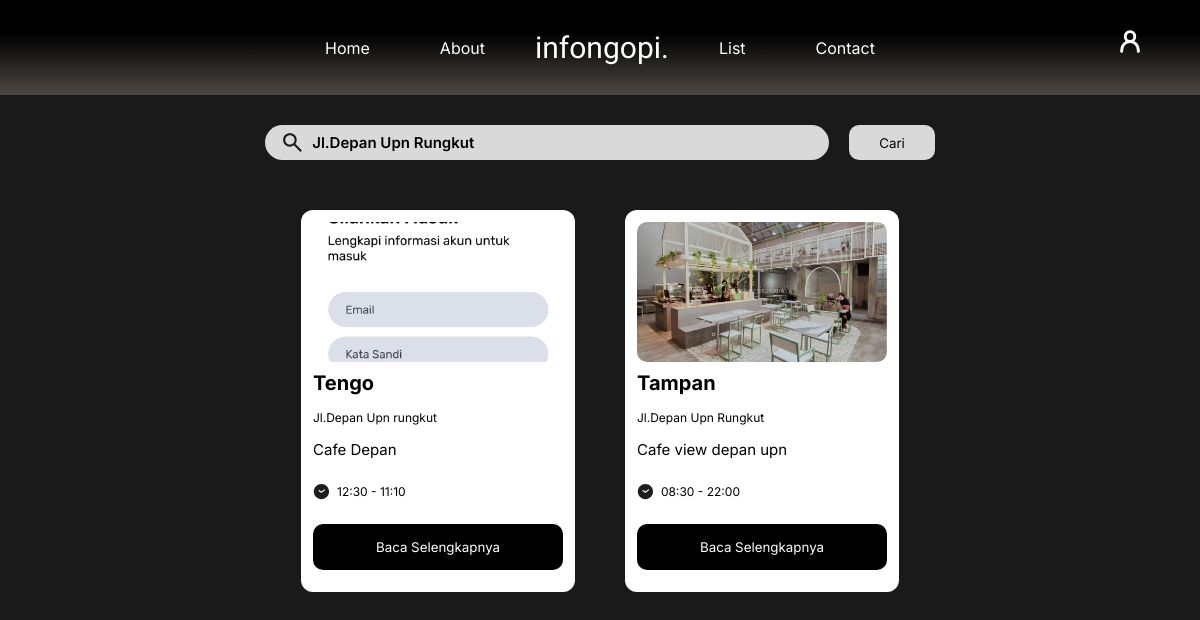
The app's page /pages/cafe.php?cari=Jl.Depan Upn Rungkut (signed in) with its own data.
### tables this page shows
CREATE TABLE `cafe` (
  `id` varchar(255) NOT NULL,
  `nama` varchar(255) NOT NULL,
  `foto` varchar(255) DEFAULT NULL,
  `lokasi` varchar(255) NOT NULL,
  `deskripsi` mediumtext,
  `pro` text,
  `cons` text,
  `jam_buka` varchar(255) NOT NULL,
  `jam_tutup` varchar(255) NOT NULL,
  `instagram` varchar(255) DEFAULT NULL
);

### pages/cafe.php (the view, shortened to what this page needs)
<?php
include "../db/koneksi.php";
?>
<!DOCTYPE html>
<html lang="en">
<head>
    <link rel="stylesheet" href="./style/cafe.css">
</head>
<body>
    <div class="navbar">
        <ul class="menu">
            <li><a href="../index.php">Home</a></li>
            <li><a href="./about.php">About</a></li>
            <li class="logo"><a href="../index.php">infongopi.</a></li>
            <li><a href="">List</a></li>
            <li><a href="#">Contact</a></li>
        </ul>
        <a href="./account.php"><img class="profile" src="../public/assets/profile-icon.svg" alt="profile"></a>
    </div>
    <form action="" method="GET" class="search-container">
        <div class="search">
            <img src="../public/assets/search-icon.svg" alt="seach-icon">
            <input type="text" name="cari" placeholder="Masukkan lokasi daerah anda" value="<?php echo htmlspecialchars($_GET['cari'] ?? '', ENT_QUOTES); ?>">
        </div>
        <button type="submit" class="cari">Cari</button>
    </form>
    <div class="cafe-container">
    <?php
    if(isset($_GET['cari'])){
        $cafe2 = "SELECT * FROM cafe WHERE lokasi LIKE '%" . $conn->real_escape_string($_GET['cari']) . "%'";
        $res = $conn->query($cafe2);
        if ($res->num_rows > 0) {
            while ($row = mysqli_fetch_assoc($res)) {
                echo '
        <div class="cafe">
            <div class="cafe-img">
                <img src="../public/cafe/' . htmlspecialchars($row['foto'] ?? "placeholder.jpg") . '" alt="cafe">
            </div>
            <div class="cafe-desc">
                <h2>' . htmlspecialchars($row['nama']) . '</h2>
                <p>' . htmlspecialchars($row['lokasi']) . '</p>
                <p>' . htmlspecialchars($row['deskripsi']) . '</p>
                <div class="time-container">
                    <img src="../public/assets/time.svg" alt="clock">
                    <p>' . htmlspecialchars($row['jam_buka']) . ' - ' . htmlspecialchars($row['jam_tutup']) . '</p>
                </div>
                <form action="" method="POST">
                    <input type="hidden" name="submit" value="'. htmlspecialchars($row['id']) .'">
                    <input class="baca" type="submit" value="Baca Selengkapnya">
                </form>
            </div>
        </div>';
            }
        } else {
            echo '<p class="tidak">Tidak ada cafe ditemukan.</p>';
        }
    }
    ?>
    </div>
</body>
</html>

### pages/style/cafe.css (style rules this page uses)
body { margin: 0px; background-color: #1A1A1A; overflow-y: auto; }
.navbar { display: flex; justify-content: center; padding: 30px 20px; position: relative; background: rgb(77,71,68); background: linear-gradient(0deg, rgba(77,71,68,1) 0%, rgba(0,0,0,1) 65%, rgba(0,0,0,1) 100%); }
.navbar .menu { display: flex; align-items: center; list-style-type: none; margin: 0; padding: 0; gap: 10px; }
.navbar .menu li { margin: 0 10px; }
.navbar .menu li a { color: white; text-decoration: none; padding: 10px 20px; font-family: "Inter"; }
.navbar .menu .logo a { font-size: 30px; text-align: center; padding: 0; font-family: "Italiana"; }
.profile { position: absolute; width: 20px; right: 60px; }
.search-container { width: 100%; display: flex; flex-direction: row; justify-content: center; margin: 30px 0px; }
.search { display: flex; align-items: center; background-color: #D9D9D9; padding: 5px 15px; border-radius: 50px; }
.search img { width: 25px; }
.search input { width: 500px; margin-left: 5px; font-weight: 600; font-size: 15px; background-color: transparent; outline: none; border: none; font-family: "Inter"; }
.cafe { width: 250px; padding: 12px; background-color: white; border-radius: 12px; }
.cafe-img img { border-radius: 10px; width: 100%; height:140px; object-fit: cover; }
.cafe h2 { font-size: 20px; font-family: "Inter"; }
.cafe p { margin: 10px 0px; font-size: 12px; font-family: "Inter"; }
.cafe p:nth-child(2) { margin: 15px 0px; }
.cafe p:nth-child(3) { font-size: 15px; }
.time-container { display: flex; gap: 7px; font-family: "Inter"; align-items: center; }
h2 { margin: 5px 0px; }
.baca { font-family: "Inter"; margin: 10px 0px; background-color: black; color: white; border-radius: 10px; padding: 15px 0px; width: 100%; border: 0px solid transparent; cursor: pointer; }
.cafe-container { margin: 50px 0px; display: flex; align-items: center; justify-content: center; flex-wrap: wrap; gap: 50px; }
.cari { margin-left: 20px; padding: 0px 30px; border-radius: 10px; border: 0px solid transparent; background-color: #D9D9D9; font-family: "Inter"; }

### records on screen
cafe: foto (picture), nama "Tengo", lokasi "Jl.Depan Upn rungkut", deskripsi "Cafe Depan", jam_buka "12:30", jam_tutup "11:10"
cafe: shows a picture, nama "Tampan", lokasi "Jl.Depan Upn Rungkut", deskripsi "Cafe view depan upn", jam_buka "08:30", jam_tutup "22:00"
